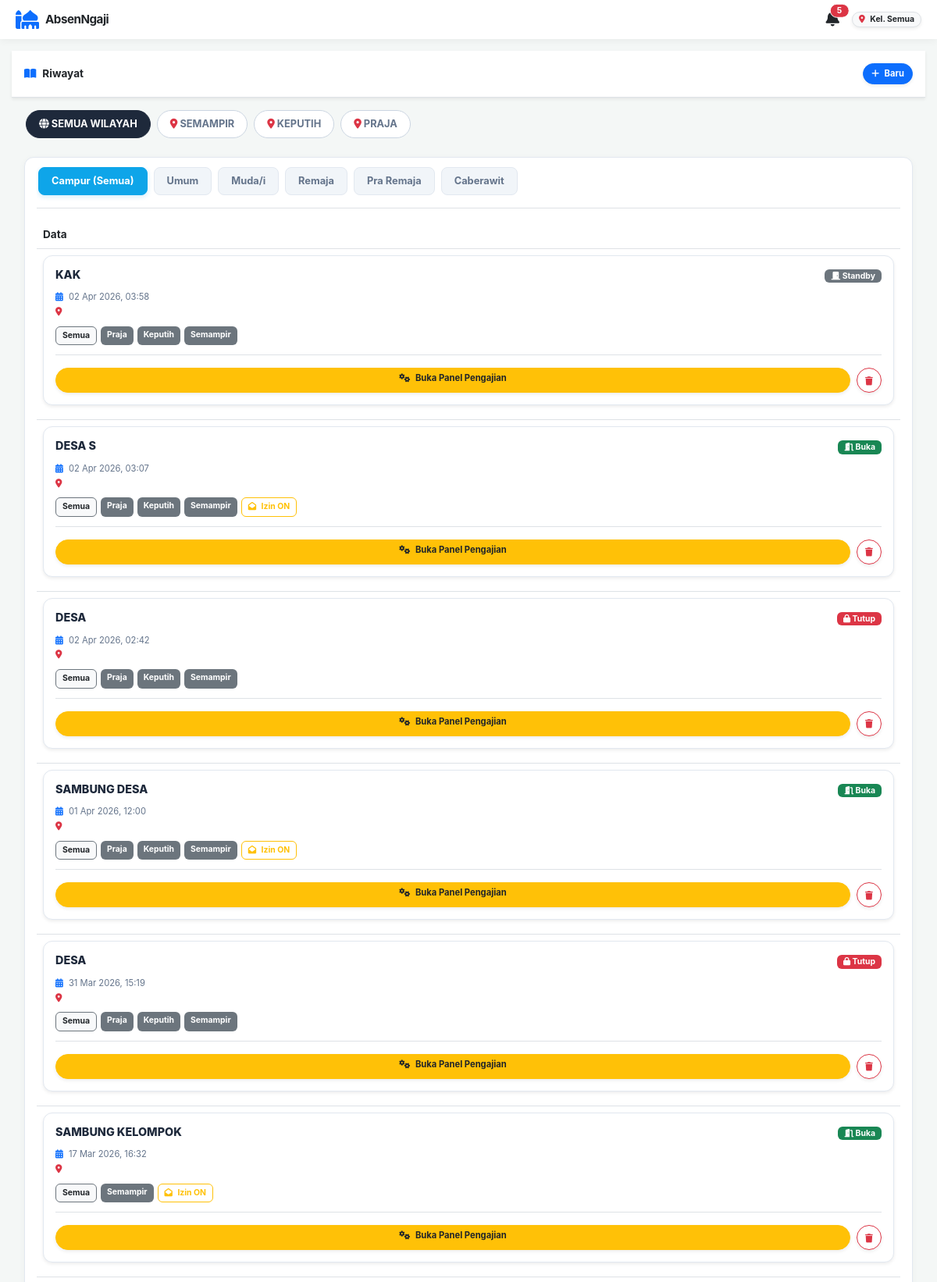
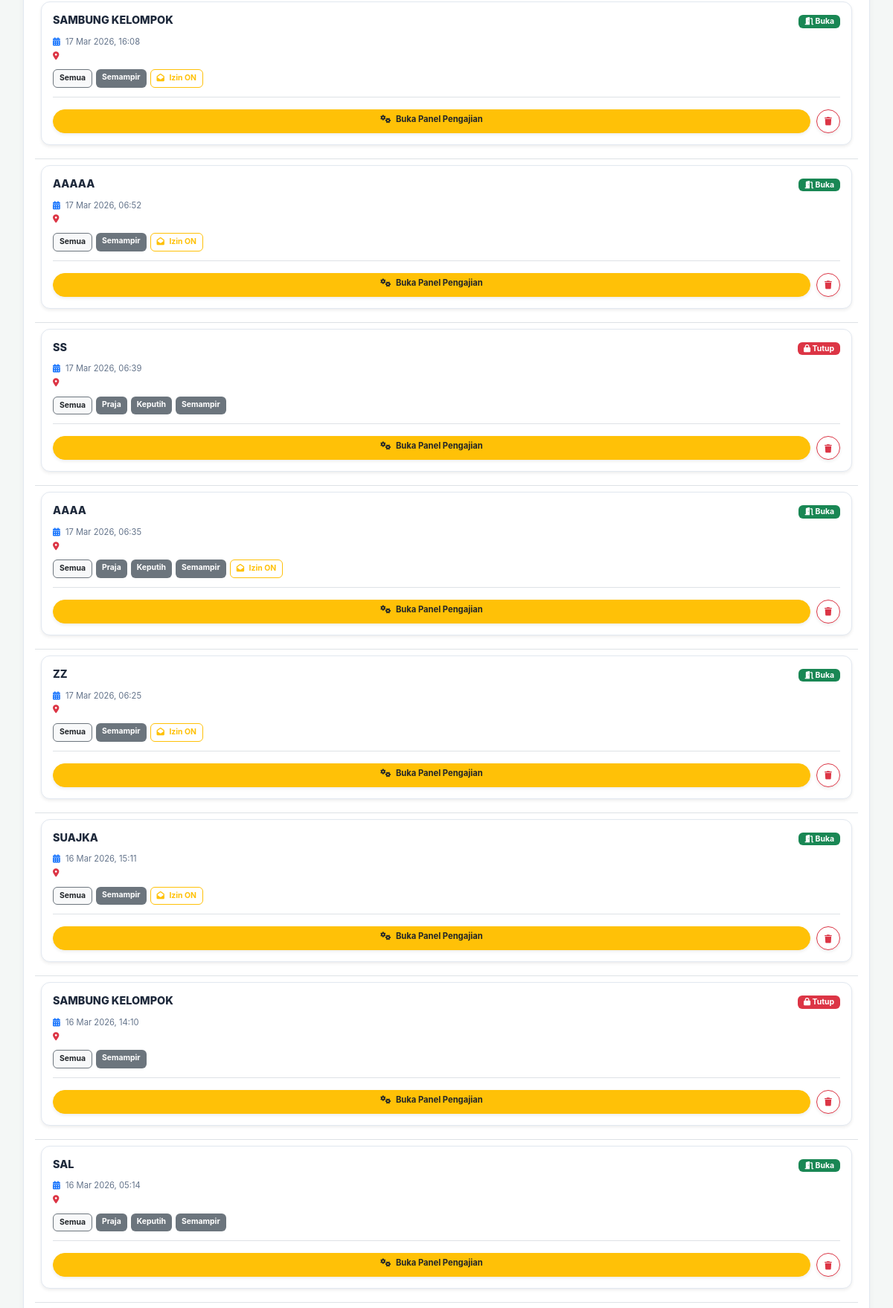
/aplikasi_absensi/riwayat_pengajian.php (signed in, upper part), run on the app's committed database (2 pictures, top to bottom).
### tables this page shows
CREATE TABLE `biodata_jamaah` (
  `id_biodata` int(11) NOT NULL,
  `id_user` int(11) DEFAULT NULL,
  `jenjang` enum('Umum','Muda/i','Remaja','Pra Remaja','Caberawit') NOT NULL,
  `nama_lengkap` varchar(150) NOT NULL,
  `nama_panggilan` varchar(50) DEFAULT NULL,
  `jenis_kelamin` enum('L','P') DEFAULT NULL,
  `status_pernikahan` enum('Belum Menikah','Menikah','Pernah Menikah') DEFAULT NULL,
  `is_siap_nikah` tinyint(1) DEFAULT 0,
  `target_menikah` varchar(50) DEFAULT NULL,
  `kriteria_idaman` text DEFAULT NULL,
  `id_kepala_keluarga` int(11) DEFAULT NULL,
  `status_keluarga` enum('Kepala Keluarga','Istri','Anak','Lainnya') DEFAULT NULL,
  `no_hp` varchar(20) DEFAULT NULL,
  `alamat_asal` text DEFAULT NULL,
  `foto` varchar(255) DEFAULT NULL,
  `tempat_lahir` varchar(100) DEFAULT NULL,
  `tanggal_lahir` date DEFAULT NULL,
  `alamat_surabaya` text DEFAULT NULL,
  `nama_ortu` varchar(150) DEFAULT NULL,
  `hp_ortu` varchar(20) DEFAULT NULL,
  `status_ortu` enum('Jamaah','Belum') DEFAULT NULL,
  `tempat_sambung_ortu` varchar(150) DEFAULT NULL,
  `darurat_nama` varchar(150) DEFAULT NULL,
  `darurat_hubungan` varchar(50) DEFAULT NULL,
  `darurat_hp` varchar(20) DEFAULT NULL,
  `status_mubaligh` enum('MT','Non MT') DEFAULT NULL,
  `kegiatan_surabaya` enum('Bekerja','Kuliah','Lainnya') DEFAULT NULL,
  `tempat_kerja` varchar(150) DEFAULT NULL,
  `alamat_kerja` text DEFAULT NULL,
  `universitas` varchar(150) DEFAULT NULL,
  `jurusan` varchar(100) DEFAULT NULL,
  `angkatan` varchar(10) DEFAULT NULL,
  `hobi` varchar(255) DEFAULT NULL,
  `created_at` timestamp NOT NULL DEFAULT current_timestamp()
);

CREATE TABLE `users` (
  `id_user` int(11) NOT NULL,
  `username` varchar(50) NOT NULL,
  `password` varchar(255) DEFAULT NULL,
  `nama_lengkap` varchar(100) NOT NULL,
  `jabatan` varchar(50) DEFAULT NULL,
  `level` varchar(50) DEFAULT 'karyawan',
  `created_at` timestamp NOT NULL DEFAULT current_timestamp(),
  `kelompok` enum('Semampir','Keputih','Praja','Semua') DEFAULT 'Semua',
  `tgl_buat_akun` datetime NOT NULL DEFAULT current_timestamp(),
  `tgl_daftar` datetime DEFAULT current_timestamp()
);

CREATE TABLE `kegiatan` (
  `id_kegiatan` int(11) NOT NULL,
  `judul_pengajian` varchar(255) DEFAULT NULL,
  `tempat_pengajian` enum('Tempat 1','Tempat 2','Tempat 3','Gabungan') DEFAULT NULL,
  `materi` text DEFAULT NULL,
  `link_zoom` varchar(255) DEFAULT NULL,
  `lat_pusat` varchar(255) DEFAULT NULL,
  `lng_pusat` varchar(255) DEFAULT NULL,
  `target_kelompok` varchar(255) DEFAULT NULL,
  `target_jenjang` varchar(50) DEFAULT 'Semua',
  `status_buka` tinyint(1) DEFAULT 1,
  `status_izin` int(11) DEFAULT 0,
  `waktu_buka_absen` datetime DEFAULT NULL,
  `waktu_tutup_absen` datetime DEFAULT NULL,
  `waktu_buka_izin` datetime DEFAULT NULL,
  `waktu_tutup_izin` datetime DEFAULT NULL,
  `is_selesai` tinyint(1) DEFAULT 0,
  `tgl_tutup` datetime DEFAULT NULL,
  `tgl_buat` timestamp NOT NULL DEFAULT current_timestamp()
);

### aplikasi_absensi/riwayat_pengajian.php (the view, shortened to what this page needs)
<?php
include 'koneksi.php';
$level = $_SESSION['level'];
$kelompok = $_SESSION['kelompok'];
$can_edit = !in_array($level, ['keimaman', 'keimaman_desa', 'ketua_mudai']);
$is_pusat = in_array($level, ['superadmin', 'admin_desa', 'keimaman_desa', 'admin_mudai_desa']);
if ($is_pusat || $kelompok == 'Semua' || empty($kelompok)) {
    $filter_wilayah = "1";
    $list_kelompok = ['Semua Wilayah', 'Semampir', 'Keputih', 'Praja'];
} else {
    $filter_wilayah = "(target_kelompok = 'Semua' OR target_kelompok = '$kelompok')";
    $list_kelompok = [$kelompok];
}
$list_jenjang = ['Campur (Semua)'];
if (in_array($level, ['ketua_mudai', 'admin_mudai', 'admin_mudai_desa'])) {
    $filter_jenjang = "(target_jenjang = 'Semua' OR target_jenjang = 'Muda/i')";
    array_push($list_jenjang, 'Muda/i');
} elseif ($level == 'admin_remaja') {
    $filter_jenjang = "(target_jenjang = 'Semua' OR target_jenjang = 'Remaja')";
    array_push($list_jenjang, 'Remaja');
} elseif ($level == 'admin_praremaja') {
    $filter_jenjang = "(target_jenjang = 'Semua' OR target_jenjang = 'Pra Remaja')";
    array_push($list_jenjang, 'Pra Remaja');
} elseif ($level == 'admin_caberawit') {
    $filter_jenjang = "target_jenjang = 'Caberawit'";
    array_push($list_jenjang, 'Caberawit');
} else {
    $filter_jenjang = "1";
    array_push($list_jenjang, 'Umum', 'Muda/i', 'Remaja', 'Pra Remaja', 'Caberawit');
}
$query_kegiatan = "SELECT * FROM kegiatan WHERE ($filter_wilayah) AND ($filter_jenjang) ORDER BY tgl_buat DESC, id_kegiatan DESC";
$result = mysqli_query($conn, $query_kegiatan);
$raw_data = [];
while ($row = mysqli_fetch_assoc($result)) {
    $raw_data[] = $row;
}
$grouped_kegiatan = [];
foreach($raw_data as $row) {
    $key = md5($row['judul_pengajian'] . $row['tgl_buat'] . $row['target_jenjang']);
    if(!isset($grouped_kegiatan[$key])) {
        $grouped_kegiatan[$key] = $row;
        $grouped_kegiatan[$key]['list_kelompok'] = [$row['target_kelompok']];
    } else {
        if(!in_array($row['target_kelompok'], $grouped_kegiatan[$key]['list_kelompok'])) {
            $grouped_kegiatan[$key]['list_kelompok'][] = $row['target_kelompok'];
        }
    }
}
$data_riwayat = [];
foreach($list_kelompok as $k) {
    foreach($list_jenjang as $j) {
        $data_riwayat[$k][$j] = [];
    }
}
foreach ($grouped_kegiatan as $row) {
    $j_db = $row['target_jenjang'];
    $j_key = ($j_db == 'Semua') ? 'Umum' : $j_db;
    $target_tabs = [];
    if ($is_pusat) {
        $target_tabs[] = 'Semua Wilayah';
        foreach($row['list_kelompok'] as $lk) {
            if ($lk == 'Semua') {
                array_push($target_tabs, 'Semampir', 'Keputih', 'Praja');
            } else {
                $target_tabs[] = $lk;
            }
        }
    } else {
        $target_tabs[] = $kelompok;
    }
    $target_tabs = array_unique($target_tabs);
    foreach ($target_tabs as $tab) {
        if (isset($data_riwayat[$tab])) {
            $data_riwayat[$tab]['Campur (Semua)'][] = $row;
            if (isset($data_riwayat[$tab][$j_key])) {
                $data_riwayat[$tab][$j_key][] = $row;
            }
        }
    }
}
?>
<!DOCTYPE html>
<html lang="id">
<head>
    <link href="https://cdn.jsdelivr.net/npm/bootstrap@5.3.0/dist/css/bootstrap.min.css" rel="stylesheet">
    <link rel="stylesheet" href="https://cdnjs.cloudflare.com/ajax/libs/font-awesome/6.4.0/css/all.min.css">
    <link rel="stylesheet" href="https://cdn.datatables.net/1.13.6/css/dataTables.bootstrap5.min.css">
    <link rel="stylesheet" href="style_mobile.css">
</head>
<body>
<?php include 'sidebar.php'; ?>
<div class="main-content">
    <div class="bg-white p-3 border-bottom shadow-sm d-flex justify-content-between align-items-center mb-3">
        <div>
            <h6 class="fw-bold text-dark mb-0"><i class="fa fa-book-open text-primary me-2"></i>Riwayat</h6>
        </div>
        <?php if($can_edit): ?>
            <a href="buka_pengajian.php" class="btn btn-sm btn-primary rounded-pill fw-bold px-3 shadow-sm" style="font-size:0.75rem;"><i class="fa fa-plus me-1"></i> Baru</a>
        <?php endif; ?>
    </div>
    <div class="px-3 pb-4">
        <?php if($is_pusat): ?>
            <div class="nav-wrapper mb-3">
                <ul class="nav nav-scroll-flex" id="pills-kelompok" role="tablist">
                    <?php $first_k = true; foreach($list_kelompok as $k): ?>
                        <li role="presentation">
                            <button class="btn-tab-wilayah <?= $first_k ? 'active' : ''; ?>" id="pills-<?= md5($k); ?>-tab" data-bs-toggle="pill" data-bs-target="#pills-<?= md5($k); ?>" type="button" role="tab">
                                <?= ($k == 'Semua Wilayah') ? '<i class="fa fa-globe"></i>' : '<i class="fa fa-map-marker-alt text-danger"></i>'; ?> <?= strtoupper($k); ?>
                            </button>
                        </li>
                    <?php $first_k = false; endforeach; ?>
                </ul>
            </div>
        <?php endif; ?>
        <div class="card card-custom p-3 bg-white mb-4">
            <div class="tab-content" id="pills-tabContent">
                <?php $first_k = true; foreach($list_kelompok as $k): ?>
                    <div class="tab-pane fade <?= $first_k ? 'show active' : ''; ?>" id="pills-<?= md5($k); ?>" role="tabpanel">
                        <div class="nav-wrapper border-bottom pb-2 mb-3">
                            <ul class="nav nav-scroll-flex" id="tabs-<?= md5($k); ?>" role="tablist">
                                <?php $first_j = true; foreach($list_jenjang as $j): ?>
                                    <li role="presentation">
                                        <button class="btn-tab-jenjang <?= $first_j ? 'active' : ''; ?>" id="tab-<?= md5($k.$j); ?>-tab" data-bs-toggle="tab" data-bs-target="#tab-<?= md5($k.$j); ?>" type="button" role="tab">
                                            <?= $j; ?>
                                        </button>
                                    </li>
                                <?php $first_j = false; endforeach; ?>
                            </ul>
                        </div>
                        <div class="tab-content">
                            <?php $first_j = true; foreach($list_jenjang as $j): ?>
                                <div class="tab-pane fade <?= $first_j ? 'show active' : ''; ?>" id="tab-<?= md5($k.$j); ?>" role="tabpanel">
                                    <table class="table tabel-riwayat w-100 mb-0">
                                        <thead><tr><th>Data</th></tr></thead>
                                        <tbody>
                                            <?php
                                            $data_tabel = $data_riwayat[$k][$j];
                                            if(count($data_tabel) > 0):
                                                foreach ($data_tabel as $d):
                                                    $is_event_gabungan = (in_array('Semua', $d['list_kelompok']) || count($d['list_kelompok']) > 1);
                                            ?>
                                                <tr>
                                                    <td>
                                                        <div class="kegiatan-card shadow-sm">
                                                            <div class="d-flex justify-content-between align-items-start mb-2">
                                                                <div class="kc-title pe-2"><?= strtoupper($d['judul_pengajian']); ?></div>
                                                                <div>
                                                                    <?php if($d['is_selesai'] == 1): ?>
                                                                        <span class="badge bg-danger"><i class="fa fa-lock"></i> Tutup</span>
                                                                    <?php elseif($d['status_buka'] == 1): ?>
                                                                        <span class="badge bg-success heartbeat"><i class="fa fa-door-open"></i> Buka</span>
                                                                    <?php else: ?>
                                                                        <span class="badge bg-secondary"><i class="fa fa-door-closed"></i> Standby</span>
                                                                    <?php endif; ?>
                                                                </div>
                                                            </div>
                                                            <div class="kc-meta">
                                                                <i class="fa fa-calendar-alt me-1 text-primary"></i> <?= date('d M Y, H:i', strtotime($d['tgl_buat'])); ?><br>
                                                                <i class="fa fa-map-marker-alt me-1 text-danger mt-1"></i> <?= $d['tempat_pengajian']; ?>
                                                            </div>
                                                            <div class="kc-tags">
                                                                <span class="kc-badge bg-light text-dark border border-secondary"><?= $d['target_jenjang']; ?></span>
                                                                <?php foreach($d['list_kelompok'] as $lk): ?>
                                                                    <span class="kc-badge bg-secondary text-white"><?= ($lk == 'Semua') ? 'Gabungan' : $lk; ?></span>
                                                                <?php endforeach; ?>
                                                                <?php if($d['is_selesai'] != 1 && $d['status_izin'] == 1): ?>
                                                                    <span class="kc-badge border border-warning text-warning"><i class="fa fa-envelope-open me-1"></i> Izin ON</span>
                                                                <?php endif; ?>
                                                            </div>
                                                            <div class="d-flex gap-2 border-top pt-3 mt-2">
                                                                <a href="detail_absen.php?id_kegiatan=<?= $d['id_kegiatan']; ?>" class="btn btn-warning text-dark btn-sm fw-bold shadow-sm rounded-pill flex-grow-1" style="font-size:0.75rem;">
                                                                    <i class="fa fa-cogs me-1"></i> Buka Panel Pengajian
                                                                </a>
                                                                <?php if($can_edit && ($is_pusat || !$is_event_gabungan)): ?>
                                                                    <a href="?hapus_kegiatan=<?= $d['id_kegiatan']; ?>" onclick="return confirm('Yakin hapus permanen?')" class="btn btn-outline-danger btn-sm shadow-sm rounded-circle d-flex align-items-center justify-content-center" style="width:32px; height:32px;">
                                                                        <i class="fa fa-trash"></i>
                                                                    </a>
                                                                <?php endif; ?>
                                                            </div>
                                                        </div>
                                                        </td>
                                                </tr>
                                            <?php endforeach; endif; ?>
                                        </tbody>
                                    </table>
                                </div>
                            <?php $first_j = false; endforeach; ?>
                        </div>
                    </div>
                <?php $first_k = false; endforeach; ?>
            </div>
        </div>
    </div>
</div>
</body>
</html>

### aplikasi_absensi/sidebar.php (shortened to what this page needs)
<?php
$id_user_sidebar = isset($_SESSION['id_user']) ? $_SESSION['id_user'] : 0;
$q_utama = mysqli_query($conn, "
    SELECT u.level, u.kelompok, b.jenjang, b.status_pernikahan, b.foto, b.tempat_lahir, b.no_hp, b.alamat_surabaya
    FROM users u
    LEFT JOIN biodata_jamaah b ON u.id_user = b.id_user
    WHERE u.id_user = '$id_user_sidebar'
");
$d_utama = mysqli_fetch_assoc($q_utama);
$jml_notif = 0;
if(isset($conn)) {
    $q_notif = mysqli_query($conn, "SELECT COUNT(*) as total FROM notifikasi WHERE id_user = '$id_user_sidebar' AND is_read = 0");
    if($q_notif) {
        $notif_data = mysqli_fetch_assoc($q_notif);
        $jml_notif = $notif_data['total'];
    }
}
?>
<link rel="stylesheet" href="style_mobile.css">
<div class="app-topbar">
    <div class="d-flex align-items-center">
        <i class="fa fa-mosque fs-4 text-primary me-2"></i>
        <h5 class="fw-bold text-dark mb-0" style="letter-spacing: -0.5px;">AbsenNgaji</h5>
    </div>
    <div class="d-flex align-items-center gap-3">
        <a href="notifikasi.php" class="text-dark text-decoration-none position-relative">
            <i class="fa fa-bell fs-5"></i>
            <?php if($jml_notif > 0): ?>
                <span class="position-absolute top-0 start-100 translate-middle badge rounded-pill bg-danger border border-white" style="font-size: 0.6rem; padding: 3px 5px;">
                    <?= $jml_notif; ?>
                </span>
            <?php endif; ?>
        </a>
        <span class="badge bg-light text-dark border shadow-sm px-3 py-2 rounded-pill">
            <i class="fa fa-map-marker-alt text-danger me-1"></i> Kel. <?= $d_utama['kelompok']; ?>
        </span>
    </div>
</div>

### data on the page
biodata_jamaah: id_user.kelompok "Semua"
kegiatan: judul_pengajian "KAK", is_selesai 0 (drawn), tgl_buat "02 Apr 2026, 03:58", target_jenjang "Semua", lk "Praja", lk "Keputih", lk "Semampir"
kegiatan: judul_pengajian "DESA S", is_selesai 0 (drawn), tgl_buat "02 Apr 2026, 03:07", target_jenjang "Semua", lk "Praja", lk "Keputih", lk "Semampir"
kegiatan: judul_pengajian "DESA", is_selesai 1 (drawn), tgl_buat "02 Apr 2026, 02:42", target_jenjang "Semua", lk "Praja", lk "Keputih", lk "Semampir"
kegiatan: judul_pengajian "SAMBUNG DESA", is_selesai 0 (drawn), tgl_buat "01 Apr 2026, 12:00", target_jenjang "Semua", lk "Praja", lk "Keputih", lk "Semampir"
kegiatan: judul_pengajian "DESA", is_selesai 1 (drawn), tgl_buat "31 Mar 2026, 15:19", target_jenjang "Semua", lk "Praja", lk "Keputih", lk "Semampir"
kegiatan: judul_pengajian "SAMBUNG KELOMPOK", is_selesai 0 (drawn), tgl_buat "17 Mar 2026, 16:32", target_jenjang "Semua", lk "Semampir"
kegiatan: judul_pengajian "SAMBUNG KELOMPOK", is_selesai 0 (drawn), tgl_buat "17 Mar 2026, 16:08", target_jenjang "Semua", lk "Semampir"
kegiatan: judul_pengajian "AAAAA", is_selesai 0 (drawn), tgl_buat "17 Mar 2026, 06:52", target_jenjang "Semua", lk "Semampir"
kegiatan: judul_pengajian "SS", is_selesai 1 (drawn), tgl_buat "17 Mar 2026, 06:39", target_jenjang "Semua", lk "Praja", lk "Keputih", lk "Semampir"
kegiatan: judul_pengajian "AAAA", is_selesai 0 (drawn), tgl_buat "17 Mar 2026, 06:35", target_jenjang "Semua", lk "Praja", lk "Keputih", lk "Semampir"
kegiatan: judul_pengajian "ZZ", is_selesai 0 (drawn), tgl_buat "17 Mar 2026, 06:25", target_jenjang "Semua", lk "Semampir"
kegiatan: judul_pengajian "SUAJKA", is_selesai 0 (drawn), tgl_buat "16 Mar 2026, 15:11", target_jenjang "Semua", lk "Semampir"
kegiatan: judul_pengajian "SAMBUNG KELOMPOK", is_selesai 1 (drawn), tgl_buat "16 Mar 2026, 14:10", target_jenjang "Semua", lk "Semampir"
kegiatan: judul_pengajian "SAL", is_selesai 0 (drawn), tgl_buat "16 Mar 2026, 05:14", target_jenjang "Semua", lk "Praja", lk "Keputih", lk "Semampir"

### other printed values
$jml_notif "5"
$k "SEMUA WILAYAH"
$k "SEMAMPIR"
$k "KEPUTIH"
$k "PRAJA"
$j "Campur (Semua)"
$j "Umum"
$j "Muda/i"
$j "Remaja"
$j "Pra Remaja"
$j "Caberawit"
